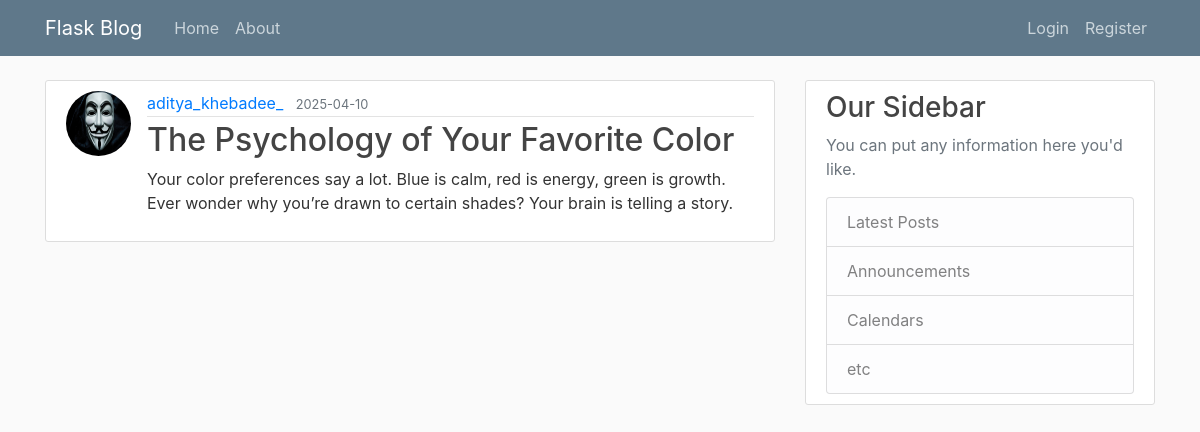
The page /post/18 on the database its author committed.
### flasku/models.py (models this page shows, shortened)
class User(db.Model,UserMixin):
    id = db.Column(db.Integer, primary_key=True)
    username = db.Column(db.String(20), unique=True, nullable=False)
    email = db.Column(db.String(120), unique=True, nullable=False)
    image_file = db.Column(db.String(20), nullable=False, default='default.jpg')
    password = db.Column(db.String(60), nullable=False)
    posts = db.relationship('Post', backref='author', lazy=True)

class Post(db.Model):
    id = db.Column(db.Integer, primary_key=True)
    title = db.Column(db.String(100), nullable=False)
    date_posted = db.Column(db.DateTime, nullable=False, default=datetime.utcnow)
    content = db.Column(db.Text, nullable=False)
    user_id = db.Column(db.Integer, db.ForeignKey('user.id'), nullable=False)

### flasku/posts/routes.py (the view)
@posts.route("/post/<int:post_id>")#for each post specific id will be provided in int
def post(post_id):
    post=Post.query.get_or_404(post_id)#
    return render_template('post.html',title=post.title,post=post)

### flasku/templates/post.html (shortened to what this page needs)
{% extends "layout.html" %}
{% block content %}
    <article class="media content-section">
      <img class="rounded-circle article-img" src="{{url_for('static',filename='profile_pics/' + post.author.image_file) }}">
      <div class="media-body">
        <div class="article-metadata">
          <a class="mr-2" href="{{ url_for('users.user_posts', username=post.author.username) }}">{{ post.author.username }}</a>
          <small class="text-muted">{{ post.date_posted.strftime('%Y-%m-%d') }}</small>
      </div>
      <h2 class="article-title">{{ post.title }}</h2>
      <p class="article-content">{{ post.content }}</p>
    </div>
  </article>
{% endblock content %}

### flasku/static/main.css (style rules this page uses)
body { background: #fafafa; color: #333333; margin-top: 5rem; }
h1, h2, h3, h4, h5, h6 { color: #444444; }
.content-section { background: #ffffff; padding: 10px 20px; border: 1px solid #dddddd; border-radius: 3px; margin-bottom: 20px; }
.article-title { color: #444444; }
.article-content { white-space: pre-line; }
.article-img { height: 65px; width: 65px; margin-right: 16px; }
.article-metadata { padding-bottom: 1px; margin-bottom: 4px; border-bottom: 1px solid #e3e3e3 }

### rows shown on the page
User: image_file (placeholder picture), author.username "aditya_khebadee_"
Post: date_posted "2025-04-10", title "The Psychology of Your Favorite Color", content "Your color preferences say a lot. Blue is calm, red is energy, green is growth. Ever wonder why you’re drawn to certain shades? Your brain is telling a story."
